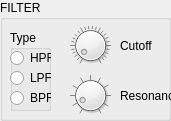
   <widget class="QGroupBox" name="Filter">
    <property name="geometry">
     <rect>
      <x>250</x>
      <y>70</y>
      <width>171</width>
      <height>121</height>
     </rect>
    </property>
    <property name="title">
     <string>FILTER</string>
    </property>
    <widget class="QGroupBox" name="Type">
     <property name="geometry">
      <rect>
       <x>10</x>
       <y>30</y>
       <width>41</width>
       <height>81</height>
      </rect>
     </property>
     <property name="title">
      <string>Type</string>
     </property>
     <widget class="QRadioButton" name="radioButton_31">
      <property name="geometry">
       <rect>
        <x>0</x>
        <y>20</y>
        <width>68</width>
        <height>16</height>
       </rect>
      </property>
      <property name="text">
       <string>HPF</string>
      </property>
     </widget>
     <widget class="QRadioButton" name="radioButton_32">
      <property name="geometry">
       <rect>
        <x>0</x>
        <y>40</y>
        <width>68</width>
        <height>16</height>
       </rect>
      </property>
      <property name="text">
       <string>LPF</string>
      </property>
     </widget>
     <widget class="QRadioButton" name="radioButton_33">
      <property name="geometry">
       <rect>
        <x>0</x>
        <y>60</y>
        <width>68</width>
        <height>16</height>
       </rect>
      </property>
      <property name="text">
       <string>BPF</string>
      </property>
     </widget>
    </widget>
    <widget class="QDial" name="CutoggDial">
     <property name="geometry">
      <rect>
       <x>70</x>
       <y>20</y>
       <width>41</width>
       <height>51</height>
      </rect>
     </property>
     <property name="minimum">
      <number>20</number>
     </property>
     <property name="maximum">
      <number>20000</number>
     </property>
     <property name="singleStep">
      <number>10</number>
     </property>
     <property name="pageStep">
      <number>100</number>
     </property>
     <property name="value">
      <number>1000</number>
     </property>
     <property name="notchesVisible">
      <bool>true</bool>
     </property>
    </widget>
    <widget class="QDial" name="ResonanceDial">
     <property name="geometry">
      <rect>
       <x>70</x>
       <y>70</y>
       <width>41</width>
       <height>51</height>
      </rect>
     </property>
     <property name="minimum">
      <number>0</number>
     </property>
     <property name="maximum">
      <number>10</number>
     </property>
     <property name="singleStep">
      <number>1</number>
     </property>
     <property name="pageStep">
      <number>1</number>
     </property>
     <property name="value">
      <number>1</number>
     </property>
     <property name="notchesVisible">
      <bool>true</bool>
     </property>
    </widget>
    <widget class="QLabel" name="CutoffLabel">
     <property name="geometry">
      <rect>
       <x>120</x>
       <y>40</y>
       <width>37</width>
       <height>12</height>
      </rect>
     </property>
     <property name="text">
      <string>Cutoff</string>
     </property>
    </widget>
    <widget class="QLabel" name="ResonanceLabel">
     <property name="geometry">
      <rect>
       <x>120</x>
       <y>85</y>
       <width>51</width>
       <height>21</height>
      </rect>
     </property>
     <property name="text">
      <string>Resonance</string>
     </property>
    </widget>
   </widget>
